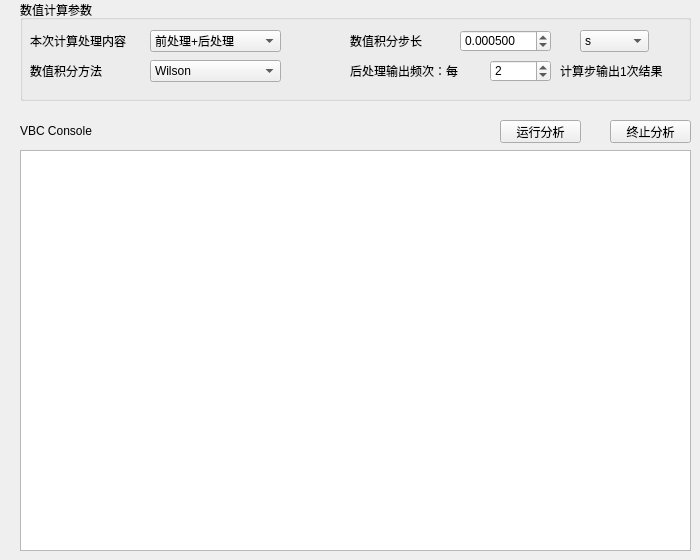
    <widget class="QWidget" name="main_pg_runAnalysis">
     <widget class="QLabel" name="label_38">
      <property name="geometry">
       <rect>
        <x>20</x>
        <y>120</y>
        <width>131</width>
        <height>21</height>
       </rect>
      </property>
      <property name="text">
       <string>VBC Console</string>
      </property>
     </widget>
     <widget class="QPlainTextEdit" name="vbcConsole">
      <property name="geometry">
       <rect>
        <x>20</x>
        <y>150</y>
        <width>671</width>
        <height>401</height>
       </rect>
      </property>
      <property name="readOnly">
       <bool>true</bool>
      </property>
     </widget>
     <widget class="QPushButton" name="runVbc">
      <property name="geometry">
       <rect>
        <x>500</x>
        <y>120</y>
        <width>81</width>
        <height>23</height>
       </rect>
      </property>
      <property name="text">
       <string>运行分析</string>
      </property>
     </widget>
     <widget class="QPushButton" name="stopVbc">
      <property name="geometry">
       <rect>
        <x>610</x>
        <y>120</y>
        <width>81</width>
        <height>23</height>
       </rect>
      </property>
      <property name="text">
       <string>终止分析</string>
      </property>
     </widget>
     <widget class="QGroupBox" name="groupBox_5">
      <property name="geometry">
       <rect>
        <x>20</x>
        <y>0</y>
        <width>671</width>
        <height>101</height>
       </rect>
      </property>
      <property name="title">
       <string>数值计算参数</string>
      </property>
      <widget class="QLabel" name="label_36">
       <property name="geometry">
        <rect>
         <x>540</x>
         <y>60</y>
         <width>111</width>
         <height>21</height>
        </rect>
       </property>
       <property name="text">
        <string>计算步输出1次结果</string>
       </property>
      </widget>
      <widget class="QLabel" name="label_31">
       <property name="geometry">
        <rect>
         <x>10</x>
         <y>60</y>
         <width>101</width>
         <height>21</height>
        </rect>
       </property>
       <property name="text">
        <string>数值积分方法</string>
       </property>
      </widget>
      <widget class="QComboBox" name="ifPreprocess">
       <property name="geometry">
        <rect>
         <x>130</x>
         <y>30</y>
         <width>131</width>
         <height>22</height>
        </rect>
       </property>
       <item>
        <property name="text">
         <string>前处理+后处理</string>
        </property>
       </item>
       <item>
        <property name="text">
         <string>仅后处理</string>
        </property>
       </item>
      </widget>
      <widget class="QSpinBox" name="outputIntervalSel">
       <property name="geometry">
        <rect>
         <x>470</x>
         <y>60</y>
         <width>61</width>
         <height>22</height>
        </rect>
       </property>
       <property name="minimum">
        <number>1</number>
       </property>
       <property name="maximum">
        <number>100</number>
       </property>
       <property name="value">
        <number>2</number>
       </property>
      </widget>
      <widget class="QLabel" name="label_30">
       <property name="geometry">
        <rect>
         <x>10</x>
         <y>30</y>
         <width>141</width>
         <height>21</height>
        </rect>
       </property>
       <property name="text">
        <string>本次计算处理内容</string>
       </property>
      </widget>
      <widget class="QComboBox" name="integraStepUnit">
       <property name="geometry">
        <rect>
         <x>560</x>
         <y>30</y>
         <width>69</width>
         <height>22</height>
        </rect>
       </property>
       <item>
        <property name="text">
         <string>s</string>
        </property>
       </item>
      </widget>
      <widget class="QDoubleSpinBox" name="integraStepEnter">
       <property name="geometry">
        <rect>
         <x>440</x>
         <y>30</y>
         <width>91</width>
         <height>22</height>
        </rect>
       </property>
       <property name="decimals">
        <number>6</number>
       </property>
       <property name="singleStep">
        <double>0.000500000000000</double>
       </property>
       <property name="value">
        <double>0.000500000000000</double>
       </property>
      </widget>
      <widget class="QComboBox" name="integraMethodSel">
       <property name="geometry">
        <rect>
         <x>130</x>
         <y>60</y>
         <width>131</width>
         <height>22</height>
        </rect>
       </property>
       <item>
        <property name="text">
         <string>Wilson</string>
        </property>
       </item>
       <item>
        <property name="text">
         <string>Newton-Mark</string>
        </property>
       </item>
       <item>
        <property name="text">
         <string>新型显式积分</string>
        </property>
       </item>
       <item>
        <property name="text">
         <string>Runge-Kutta</string>
        </property>
       </item>
      </widget>
      <widget class="QLabel" name="label_35">
       <property name="geometry">
        <rect>
         <x>330</x>
         <y>60</y>
         <width>151</width>
         <height>21</height>
        </rect>
       </property>
       <property name="text">
        <string>后处理输出频次：每</string>
       </property>
      </widget>
      <widget class="QLabel" name="label_32">
       <property name="geometry">
        <rect>
         <x>330</x>
         <y>30</y>
         <width>101</width>
         <height>21</height>
        </rect>
       </property>
       <property name="text">
        <string>数值积分步长</string>
       </property>
      </widget>
     </widget>
    </widget>
